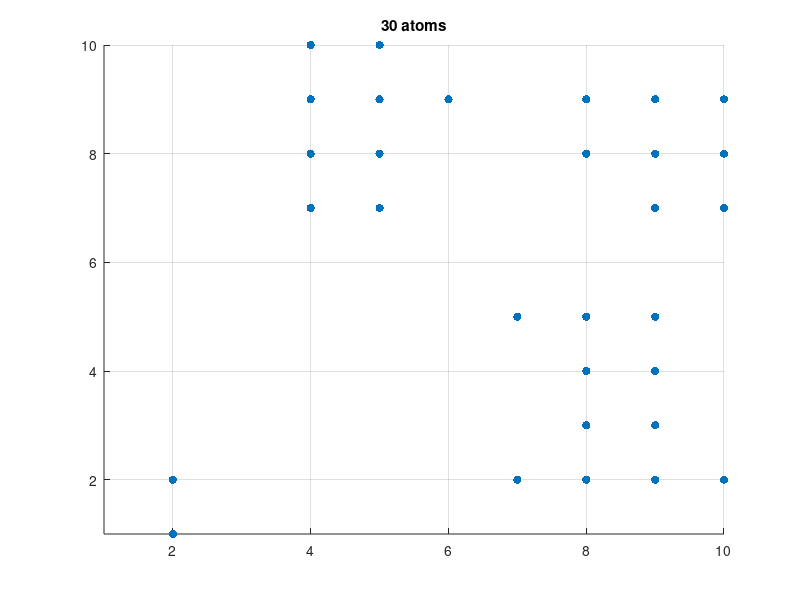

Reproduce this figure in MATLAB.
clear
load data_30atom.mat

scatter(save_data(1,:,300), save_data(2,:,300), 'filled');
grid on
title('30 atoms')
xlim([1, 10]);
ylim([1, 10]);